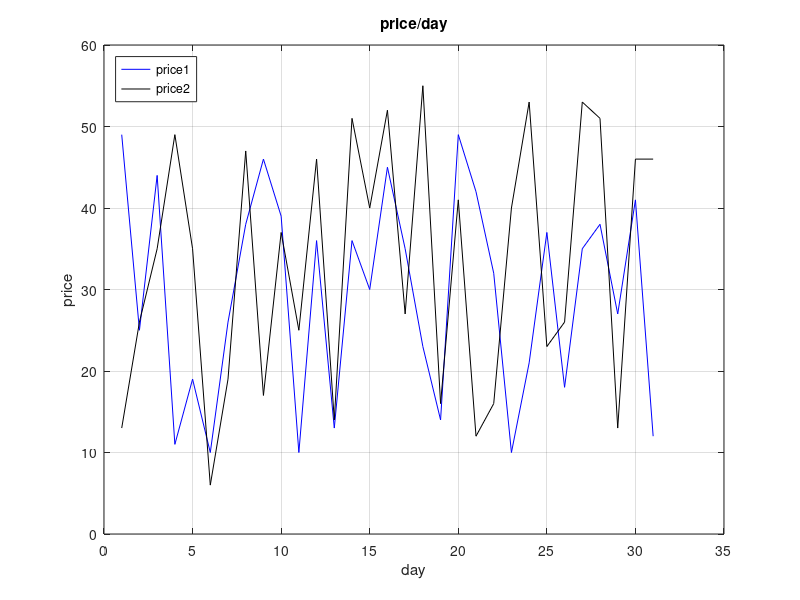

This figure's MATLAB source:
%Задание 15
clc;clear;

day = 1:31;

price1=randi([10, 50], 1 ,31);
price2=randi([5, 55], 1 ,31);

plot(day, price1,'color','blue');
hold on
plot(day, price2, 'color','black');

xlabel('day');
ylabel('price');


grid on;
title('price/day')
legend('price1', 'price2', 'Location','northwest');